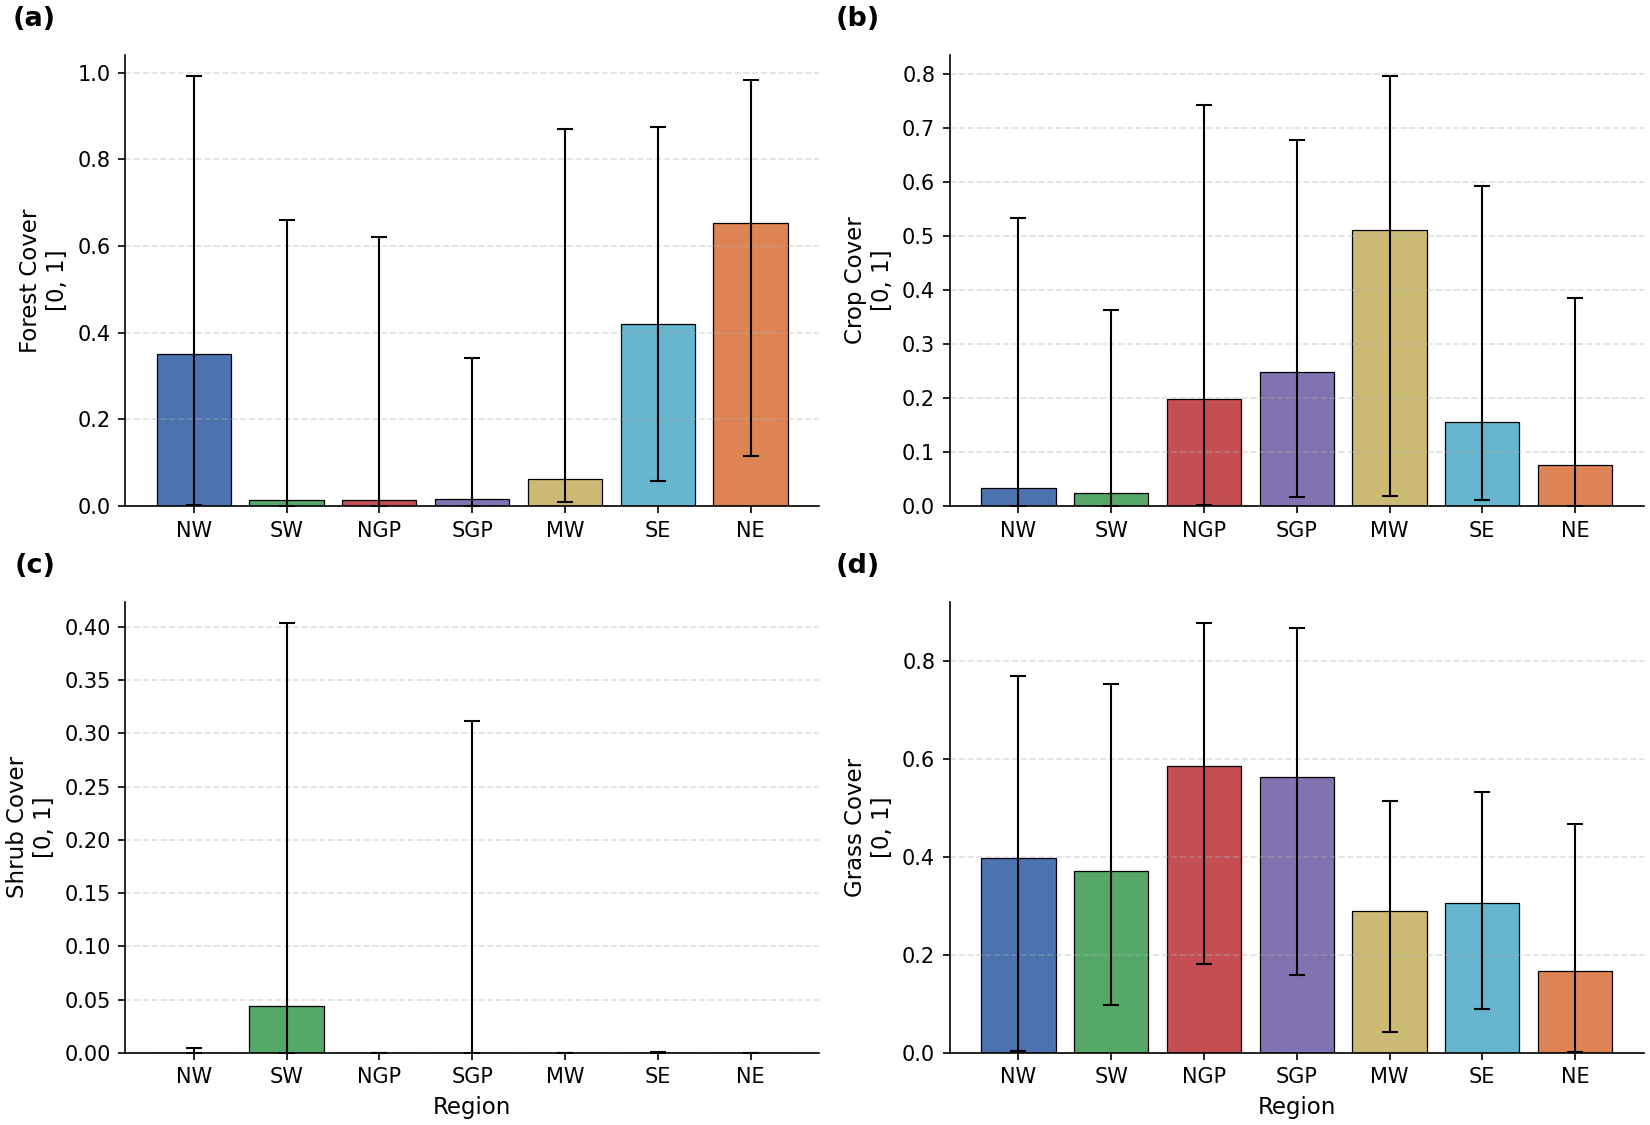

Write the Python code that produced this figure.
import pandas as pd
import numpy as np
import matplotlib.pyplot as plt

df = pd.read_csv('spatial_flash_drought_properties.csv')

# cluster -> region mapping (based on centroid lat/lon)
cluster_to_region = {
    1: 'NW',
    2: 'SW',
    3: 'NGP',
    4: 'SGP',
    5: 'MW',
    6: 'SE',
    7: 'NE',
}
df['region'] = df['cluster'].map(cluster_to_region)

region_order = ['NW', 'SW', 'NGP', 'SGP', 'MW', 'SE', 'NE']

vars_info = [
    ('forest_fraction', 'Forest Cover', '[0, 1]'),
    ('crop_fraction', 'Crop Cover', '[0, 1]'),
    ('shrub_fraction', 'Shrub Cover', '[0, 1]'),
    ('grass_fraction', 'Grass Cover', '[0, 1]'),
]

panel_labels = ['(a)', '(b)', '(c)', '(d)']

colors = ['#4C72B0', '#55A868', '#C44E52', '#8172B2', '#CCB974', '#64B5CD', '#DD8452']

fig, axes = plt.subplots(2, 2, figsize=(11, 7.5), layout='compressed')
axes = axes.flatten()

for ax, (col, label, unit), panel in zip(axes, vars_info, panel_labels):
    grouped = df.groupby('region')[col]
    medians = grouped.median().reindex(region_order)
    p05 = grouped.quantile(0.05).reindex(region_order)
    p95 = grouped.quantile(0.95).reindex(region_order)

    # error bar lengths relative to the median (bar height)
    lower_err = (medians - p05).clip(lower=0)
    upper_err = (p95 - medians).clip(lower=0)
    yerr = np.vstack([lower_err.values, upper_err.values])

    ax.bar(region_order, medians.values, yerr=yerr,
           capsize=4, color=colors, edgecolor='black', linewidth=0.6,
           error_kw={'elinewidth': 1, 'ecolor': 'black'})

    ax.set_ylabel(f'{label}\n{unit}', fontsize=11)
    ax.text(-0.10, 1.05, panel, transform=ax.transAxes,
            fontsize=13, fontweight='bold', va='bottom', ha='right')
    ax.spines['top'].set_visible(False)
    ax.spines['right'].set_visible(False)
    ax.grid(axis='y', linestyle='--', alpha=0.4)

axes[2].set_xlabel('Region', fontsize=11)
axes[3].set_xlabel('Region', fontsize=11)

plt.savefig('land_cover_by_region.png', dpi=150)
print('saved')
